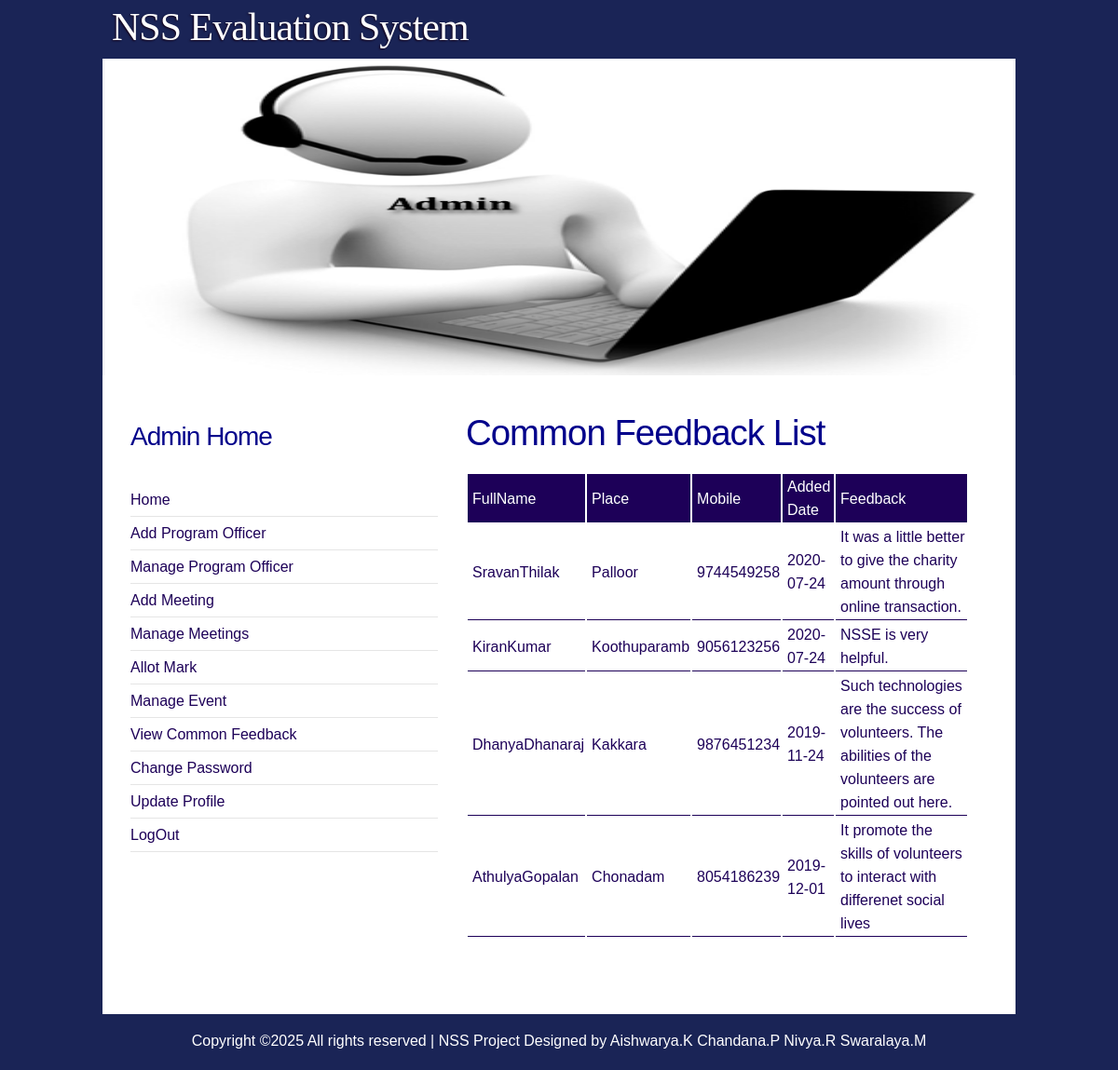
/nsse/admin/view_common_feedback.php (signed in), run on the app's committed database.
### tables this page shows
CREATE TABLE IF NOT EXISTS `commonfeedback` (
  `feedbackid` bigint(20) NOT NULL AUTO_INCREMENT,
  `fullname` varchar(20) NOT NULL,
  `place` varchar(14) NOT NULL,
  `address` varchar(250) NOT NULL,
  `mobile` varchar(14) NOT NULL,
  `addeddate` date NOT NULL,
  `feedback` varchar(500) NOT NULL,
  PRIMARY KEY (`feedbackid`)
);

### nsse/admin/view_common_feedback.php (the view, shortened to what this page needs)
<!DOCTYPE html PUBLIC "-//W3C//DTD XHTML 1.0 Strict//EN" "http://www.w3.org/TR/xhtml1/DTD/xhtml1-strict.dtd">
<html xmlns="http://www.w3.org/1999/xhtml">
 <head>
  <link href="../css/style_login.css" rel="stylesheet" type="text/css" media="screen" />
 </head>
 <body>
  <form method='post' id="form16" action="" name="form16">
  <div id="wrapper">
   <div id="header">
	<div id="logo"> <h1><a href="#">NSS Evaluation System</a></h1> </div>
   </div>
   <div id="splash"><img src="img/demoadm.jpg" alt="" title="" style="width:980px; height:340px;" /></div>
   <div id="page">
	<div id="page-bgtop">
	 <div id="page-bgbtm">
	  <div id="content">
	   <div class="post"> <h2 class="title"><a href="#"> Common Feedback List </a></h2>
        <div class="entry" style="line-height:25px;">
	<?php
	 include '../connection.php';
	 $sql = "select fullname, place, mobile, addeddate, feedback from commonfeedback order by fullname desc ;";
	 $result = mysqli_query($link, $sql);
	 echo "<table style='width:100%;'>";
	 echo "<tr>";
	 echo "<td style='background-color:#1d0058;color:white; padding-left:5px;'>FullName</td>";
	 echo "<td style='background-color:#1d0058;color:white; padding-left:5px;'>Place</td>";
	 echo "<td style='background-color:#1d0058;color:white; padding-left:5px;'>Mobile</td>";
	 echo "<td style='background-color:#1d0058;color:white; padding-left:5px;'>Added Date</td>";
	 echo "<td style='background-color:#1d0058;color:white; padding-left:5px;'>Feedback</td>";
	 echo "</tr>";
	 if(!$result)
	 {
	  echo "<td colspan='4' style='color:red; padding-left:5px;border-bottom:solid 1px #1d0058;text-align:center;'>No Records Found</td>";
	 }
	 else
	 {
	  while($row = mysqli_fetch_array($result))
	  {
	   echo "<tr>";
	   echo "<td style='color:#1d0058; padding-left:5px;border-bottom:solid 1px #1d0058; text-align:left;'>$row[0]</td>";
	   echo "<td style='color:#1d0058; padding-left:5px;border-bottom:solid 1px #1d0058; text-align:left;'>$row[1]</td>";
	   echo "<td style='color:#1d0058; padding-left:5px;border-bottom:solid 1px #1d0058; text-align:left;'>$row[2]</td>";
	   echo "<td style='color:#1d0058; padding-left:5px;border-bottom:solid 1px #1d0058; text-align:left;'>$row[3]</td>";
	   echo "<td style='color:#1d0058; padding-left:5px;border-bottom:solid 1px #1d0058; text-align:left;'>$row[4]</td>";
	   echo "</tr>";
	  }
	 }
	 echo "</table>";
	?>
        </div>
	   </div>
	   <div style="clear: both;">&nbsp;</div>
	  </div>
	  <div id="sidebar">
	   <ul><li> <h2> Admin Home</h2> <div ></div><br /> </li>
		   <li><ul><li><a href="admin_home.php">Home</a></li>
				   <li><a href="add_program_officer.php">Add Program Officer</a></li>
				   <li><a href="manage_program_officer.php"  style="text-decoration:none;">Manage Program Officer</a></li>
                   <li><a href="add_meeting.php">Add Meeting</a></li>
				   <li><a href="manage_meeting.php">Manage Meetings</a></li>
				   <li><a href="allot_mark.php">Allot Mark</a></li>
				   <li><a href="manage_event.php">Manage Event</a></li>
				   <li><a href="view_common_feedback.php" style="text-decoration:none;">View Common Feedback</a></li>
				   <li><a href="admin_change_password.php">Change Password</a></li>
				   <li><a href="admin_update_profile.php">Update Profile</a></li>
				   <li><a href="../logout.php">LogOut</a></li>
				</ul>
			</li>
		</ul>
	   </div>
	   <div style="clear: both;">&nbsp;</div>
	  </div>
	 </div>
	</div>
   </div>
   <div id="footer">
    <p>Copyright &copy;<script>document.write(new Date().getFullYear());</script>
	   All rights reserved | NSS Project <i class="fa fa-heart-o" aria-hidden="true"></i>
	   Designed by Aishwarya.K Chandana.P Nivya.R Swaralaya.M</a>
	</p>
   </div>
  </form>
 </body>
</html>

### nsse/css/style_login.css (style rules this page uses)
body { margin: 0; padding: 0; background: #1a2456; font-family: Georgia, Helvetica, sans-serif; font-size: 16px; color: #000; }
h1, h2, h3 { margin: 0; padding: 0; font-weight: normal; color: #2C2723; }
h1 { font-size: 2em; }
h2 { font-size: 2.4em; }
p, ul, ol { margin-top: 0; line-height: 180%; }
a { text-decoration: none; color: #1d0058; }
#header { width: 980px; height: 63px; margin: 0 auto; }
#logo { float: left; width: 660px; height: 63px; }
#logo h1 { margin: 0; padding: 5px 0px 0px 10px; }
#logo h1 { float: left; letter-spacing: -1px; text-shadow: #15041C -1px 1px 2px; font-family: Georgia, "Times New Roman", Times, serif; font-size: 42px; color: #FFFFFF; }
#logo a { text-decoration: none; color: #FFFFFF; }
#splash { width: 980px; height: 340px; margin: 0px auto; }
#page { width: 980px; margin: 0 auto; padding: 0; background: #FFFFFF; }
#page-bgbtm { margin: 0px; padding: 20px 30px 0px 30px; }
#content { float: right; width: 540px; padding: 0px 20px 0px 0px; }
.post { padding-top: 20px; padding-bottom: 10px; }
.post .title { margin: 0px; padding-bottom: 10px; letter-spacing: -1px; }
.post .title a { color: darkblue; text-decoration: none; border: none; }
.post .entry { text-align: justify; margin-bottom: 25px; padding: 10px 0px 10px 0px; }
#sidebar { float: left; width: 330px; padding: 20px 0px 0px 0px; }
#sidebar ul { margin: 0; padding: 0; list-style: none; }
#sidebar li { margin: 0; padding: 0; }
#sidebar li ul { margin: 0px 0px; padding-bottom: 30px; }
#sidebar li li { padding-left: 0px; line-height: 35px; border-bottom: 1px solid #E5E5E5; }
#sidebar h2 { height: 30px; margin-bottom: 5px; padding: 12px 0px 0px 0px; letter-spacing: -1px; font-size: 28px; color: darkblue; }
#sidebar a { border: none; }
#footer { clear: both; width: 980px; height: 50px; margin: 10px auto 0px auto; font-family: Georgia, Helvetica, sans-serif; }
#footer p { margin: 0; padding: 10px 0px 0px 0px; line-height: normal; font-size: 16px; text-align: center; color: #FFFFFF; }

### data on the page
commonfeedback: fullname "SravanThilak", place "Palloor", mobile "9744549258", addeddate "2020-07-24", feedback "It was a little better to give the charity amount through online transaction."
commonfeedback: fullname "KiranKumar", place "Koothuparamb", mobile "9056123256", addeddate "2020-07-24", feedback "NSSE is very helpful."
commonfeedback: fullname "DhanyaDhanaraj", place "Kakkara", mobile "9876451234", addeddate "2019-11-24", feedback "Such technologies are the success of volunteers. The abilities of the volunteers are pointed out here."
commonfeedback: fullname "AthulyaGopalan", place "Chonadam", mobile "8054186239", addeddate "2019-12-01", feedback "It promote the skills of volunteers to interact with differenet social lives"
